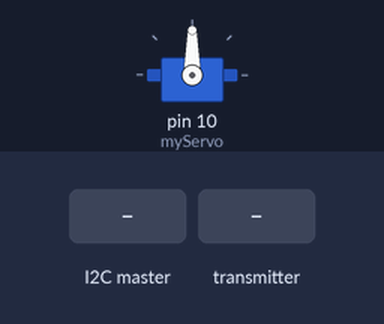
The sketch below on a simulated Arduino Uno, built with avr-gcc and run on an emulated ATmega328P. Parts: servo. The test bench sets the inputs (shaded band). No radio packets arrive unless stated; what the sketch prints to the serial monitor is not drawn.

Above: at 1.2 s.
1.3 s: the I2C master sends the byte 1
At 1.7 s:
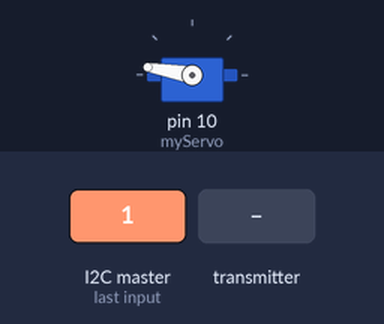
2.8 s: the transmitter starts sending num = 0
Timing chart, 0 to 5.8 s (numbered marks = the images above; inputs shaded):
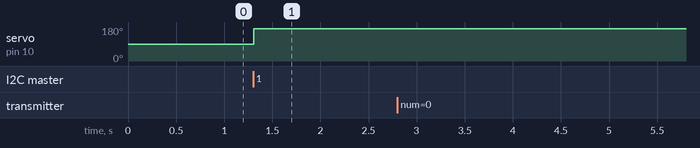

Measured:
- after the input at 1.3 s, servo on pin 10 (myServo): 90° → 170° at once
- after the input at 2.8 s, every drawn part: stays the same

The sketch:

slave.ino
```cpp
#include <Wire.h>
#include <Servo.h>
#include <SPI.h>
#include <nRF24L01.h>
#include <RF24.h>

RF24 radio(7, 8); // SPI통신을 위한 (CE, CSN) 핀 선언

byte DoorLock_address[6] = "00002";

Servo myServo;

void setup() {
  Serial.begin(9600);
  myServo.attach(10);
  Wire.begin(8);
  Wire.onReceive(receiveEvent);
  radio.begin();
  radio.openReadingPipe(0, DoorLock_address);
  radio.setPALevel(RF24_PA_MIN);

  radio.startListening();
}

void loop() {
  delay(100);
  if(radio.available()){
    int num = 0;
    radio.read(&num, sizeof(num));
    Serial.println(num);
    if(num == 1) myServo.write(170);
    else if(num == 2) myServo.write(95);
    }
}

void receiveEvent()
{
  int data = Wire.read();
  if (data == 1){
      myServo.write(170);
    }
    else{
      myServo.write(95);
    }
}
```
